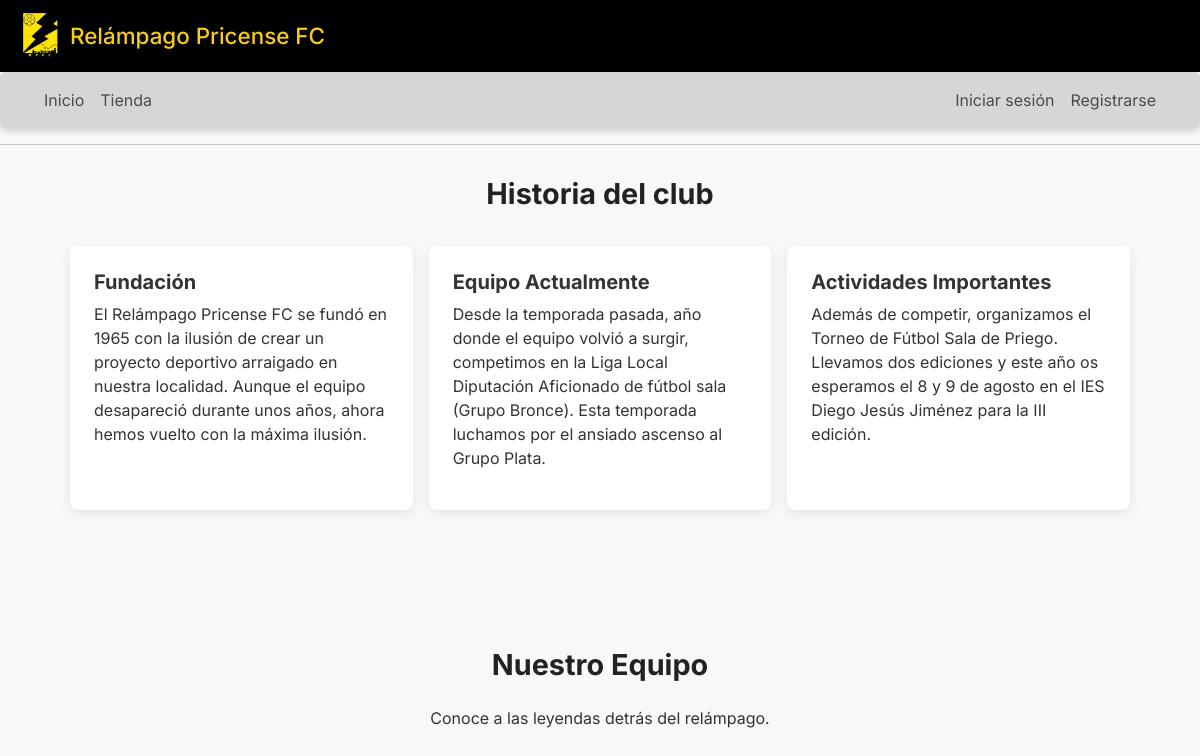
The app's page /, older data.
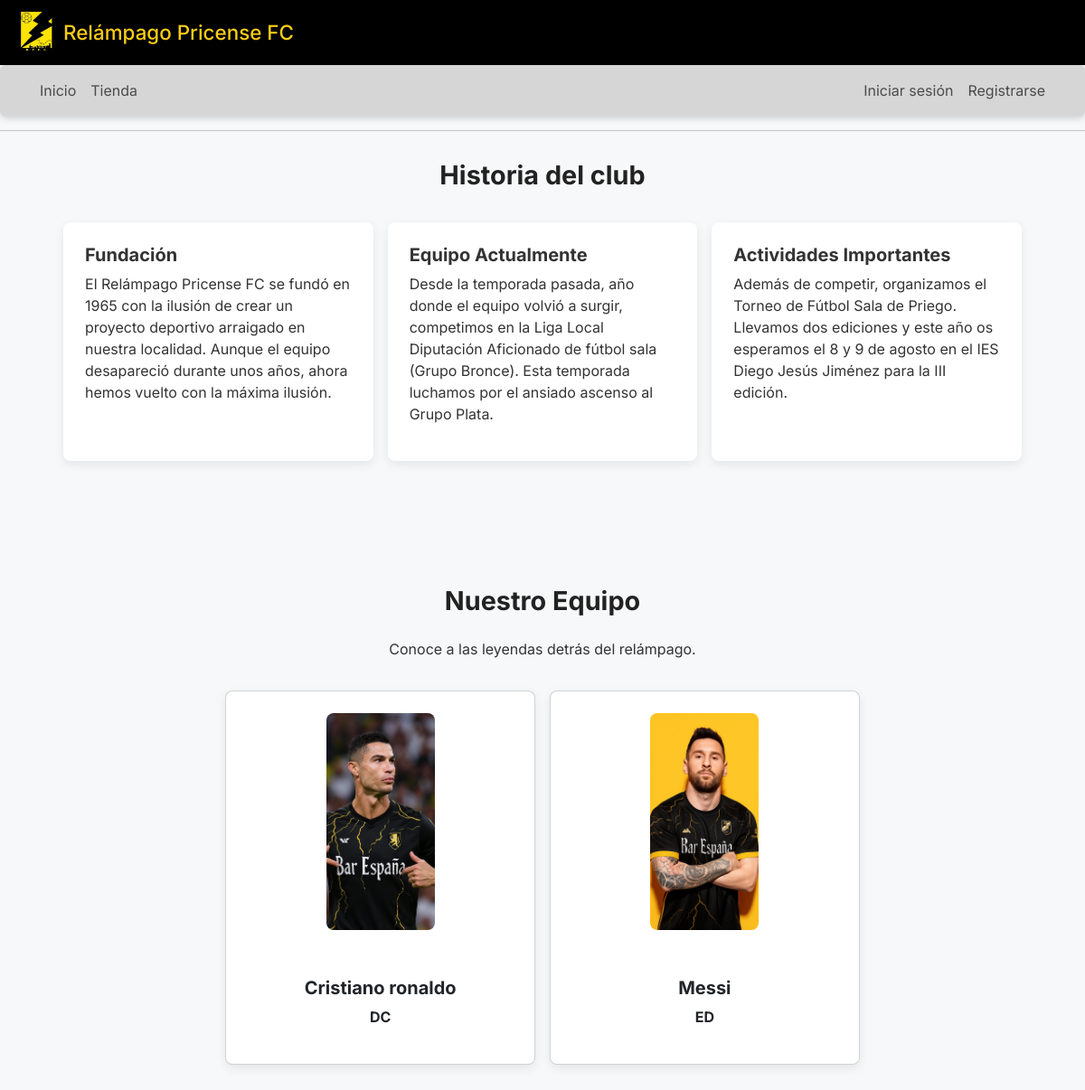
The same page, newer data.
### relampagoweb/models.py (models this page shows, shortened)
class Jugador(models.Model):
    nombre = models.CharField(max_length=100)
    posicion = models.CharField(max_length=50)
    foto = models.ImageField(upload_to='jugadores/')
    orden = models.PositiveIntegerField(default=0, help_text="Orden en la galería")
    class Meta:
        ordering = ['orden']

### relampagoweb/views.py (the view)
# urls.py: path('', inicio_view, name='inicio'),
def inicio_view(request):
    jugadores = Jugador.objects.all()
    return render(request, 'Inicio.html', {
        'jugadores': jugadores,
    })

### relampagoweb/templates/Inicio.html (shortened to what this page needs)
{% extends "base.html" %}
{% block extra_head %}
<link rel="stylesheet" href="https://cdn.jsdelivr.net/npm/swiper@11/swiper-bundle.min.css" />
{% endblock %}
{% block content %}
<section class="container mb-5">
  <h3 class="titulo-seccion text-center mb-4">Historia del club</h3>
  <div class="carrusel-desktop">
    <div class="historia-card"><h5>Fundación</h5><p>El Relámpago Pricense FC se fundó en 1965 con la ilusión de crear un proyecto deportivo arraigado en nuestra localidad. Aunque el equipo desapareció durante unos años, ahora hemos vuelto con la máxima ilusión.</p></div>
    <div class="historia-card"><h5>Equipo Actualmente</h5><p>Desde la temporada pasada, año donde el equipo volvió a surgir, competimos en la Liga Local Diputación Aficionado de fútbol sala (Grupo Bronce). Esta temporada luchamos por el ansiado ascenso al Grupo Plata.</p></div>
    <div class="historia-card"><h5>Actividades Importantes</h5><p>Además de competir, organizamos el Torneo de Fútbol Sala de Priego. Llevamos dos ediciones y este año os esperamos el 8 y 9 de agosto en el IES Diego Jesús Jiménez para la III edición.</p></div>
  </div>
</section>
<section class="container seccion-equipo py-5">
  <h3 class="titulo-seccion text-center mb-4">Nuestro Equipo</h3>
  <p class="text-center mb-4">Conoce a las leyendas detrás del relámpago.</p>
  <div class="carrusel-desktop">
    {% for jugador in jugadores %}
    <div class="card equipo-card h-100 text-center">
      <img src="{{ jugador.foto.url }}" class="jugador-img" alt="{{ jugador.nombre }}">
      <div class="card-body">
        <h5 class="card-title">{{ jugador.nombre }}</h5>
        <p class="card-text">{{ jugador.posicion }}</p>
      </div>
    </div>
    {% endfor %}
  </div>
</section>
{% endblock %}

### relampagoweb/templates/base.html (shortened to what this page needs)
{% load static %}
<!DOCTYPE html>
<html lang="es">
<head>
  <link href="https://cdn.jsdelivr.net/npm/bootstrap@5.3.3/dist/css/bootstrap.min.css" rel="stylesheet">
  <link href="https://cdn.jsdelivr.net/npm/bootstrap-icons@1.10.5/font/bootstrap-icons.css" rel="stylesheet">
  <link rel="stylesheet" href="{% static 'css/estilos.css' %}">
  <link rel="stylesheet" href="https://cdn.jsdelivr.net/npm/swiper@11/swiper-bundle.min.css" />
  {% block extra_head %}{% endblock %}
</head>
<body>
  {% block layout %}
    <header style="background-color: #000; color: #facc15; display: flex; align-items: center; gap: 10px; padding: 10px 20px;">
      <img src="{% static 'img/escudo.png' %}" alt="Escudo" width="40">
      <h1 class="m-0" style="font-size: 1.4rem;">Relámpago Pricense FC</h1>
    </header>
    <nav class="navbar navbar-expand-lg px-4 py-2 mb-0" style="background-color: #d6d6d6; border-radius: 6px;">
      <div class="container-fluid">
        <div class="collapse navbar-collapse" id="navbarOpciones">
          <ul class="navbar-nav me-auto mb-2 mb-lg-0">
            <li class="nav-item"><a class="nav-link" href="{% url 'inicio' %}">Inicio</a></li>
            <li class="nav-item"><a class="nav-link" href="{% url 'tienda' %}">Tienda</a></li>
          </ul>
          <ul class="navbar-nav mb-2 mb-lg-0">
            {% if user.is_authenticated %}
              <li class="nav-item">
                <a href="#" class="text-danger fs-5 nav-link" title="Cerrar sesión"
                   data-bs-toggle="modal" data-bs-target="#logoutModal">
                  <i class="bi bi-box-arrow-right"></i>
                </a>
              </li>
            {% else %}
              <li class="nav-item"><a class="nav-link" href="{% url 'login' %}">Iniciar sesión</a></li>
              <li class="nav-item"><a class="nav-link" href="{% url 'registro' %}">Registrarse</a></li>
            {% endif %}
          </ul>
        </div>
      </div>
    </nav>
    <hr>
  {% endblock %}
  {% block content %}{% endblock %}
</body>
</html>

### relampagoweb/static/css/estilos.css (style rules this page uses)
html, body { font-family: 'Inter', sans-serif; margin: 0; padding: 0; background-color: #f7f8fa; color: #333; }
.navbar { background-color: #000; padding: 10px 20px; box-shadow: 0 2px 8px rgba(0, 0, 0, 0.2); position: sticky; top: 0; z-index: 1000; }
.card { background-color: #fff; border-radius: 10px; box-shadow: 0 1px 6px rgba(0, 0, 0, 0.1); padding: 15px; display: flex; align-items: center; gap: 20px; margin-bottom: 20px; flex-wrap: wrap; }
.card img { width: 120px; border-radius: 8px; }
.titulo-seccion { text-align: center; font-size: 2rem; font-weight: bold; margin-bottom: 1.5rem; color: #222; }
.titulo-seccion { font-size: 1.8rem; font-weight: bold; text-align: center; margin-top: 2rem; margin-bottom: 1rem; }
.carrusel-desktop { display: grid; grid-template-columns: repeat(auto-fit, minmax(220px, 1fr)); gap: 20px; padding: 10px 20px; }

### relampagoweb/templates/base.html (style rules this page uses)
body { font-family: 'Inter', sans-serif; }

### relampagoweb/templates/Inicio.html (style rules this page uses)
.historia-card, .equipo-card { background: #fff; border-radius: 8px; box-shadow: 0 4px 12px rgba(0,0,0,0.08); padding: 1.5rem; transition: transform 0.3s ease, opacity 0.3s ease; width: 100%; max-width: 360px; }
.jugador-img { width: 100%; height: 240px; object-fit: cover; border-radius: 8px; margin-bottom: 1rem; }
.equipo-card .card-title, .equipo-card .card-text, .historia-card h5 { font-weight: bold; }
.carrusel-desktop { display: flex; flex-wrap: wrap; gap: 1rem; justify-content: center; }
@media (min-width: 577px) { .carrusel-desktop > .historia-card, .carrusel-desktop > .card.equipo-card { flex: 0 0 calc(33.333% - 1rem); } }

Row changes from the older to the newer data that the page shows:
added Jugador: foto (picture), nombre "Cristiano ronaldo", posicion "DC"
added Jugador: foto (picture), nombre "Messi", posicion "ED"
